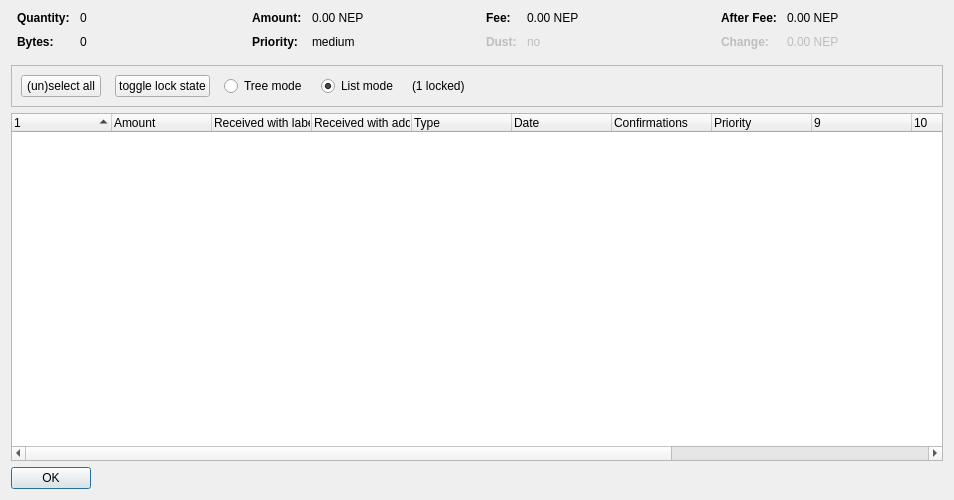
<?xml version="1.0" encoding="UTF-8"?>
<ui version="4.0">
 <class>CoinControlDialog</class>
 <widget class="QDialog" name="CoinControlDialog">
  <property name="geometry">
   <rect>
    <x>0</x>
    <y>0</y>
    <width>954</width>
    <height>500</height>
   </rect>
  </property>
  <property name="windowTitle">
   <string>Coin Selection</string>
  </property>
  <layout class="QVBoxLayout" name="verticalLayout">
   <item>
    <layout class="QHBoxLayout" name="horizontalLayoutTop" stretch="0,0,0,0">
     <property name="topMargin">
      <number>0</number>
     </property>
     <property name="bottomMargin">
      <number>10</number>
     </property>
     <item>
      <layout class="QFormLayout" name="formLayoutCoinControl1">
       <property name="horizontalSpacing">
        <number>10</number>
       </property>
       <property name="verticalSpacing">
        <number>10</number>
       </property>
       <property name="leftMargin">
        <number>6</number>
       </property>
       <property name="rightMargin">
        <number>6</number>
       </property>
       <item row="0" column="0">
        <widget class="QLabel" name="labelCoinControlQuantityText">
         <property name="font">
          <font>
           <weight>75</weight>
           <bold>true</bold>
          </font>
         </property>
         <property name="text">
          <string>Quantity:</string>
         </property>
        </widget>
       </item>
       <item row="0" column="1">
        <widget class="QLabel" name="labelCoinControlQuantity">
         <property name="cursor">
          <cursorShape>IBeamCursor</cursorShape>
         </property>
         <property name="contextMenuPolicy">
          <enum>Qt::ActionsContextMenu</enum>
         </property>
         <property name="text">
          <string notr="true">0</string>
         </property>
         <property name="textInteractionFlags">
          <set>Qt::LinksAccessibleByMouse|Qt::TextSelectableByKeyboard|Qt::TextSelectableByMouse</set>
         </property>
        </widget>
       </item>
       <item row="1" column="0">
        <widget class="QLabel" name="labelCoinControlBytesText">
         <property name="font">
          <font>
           <weight>75</weight>
           <bold>true</bold>
          </font>
         </property>
         <property name="text">
          <string>Bytes:</string>
         </property>
        </widget>
       </item>
       <item row="1" column="1">
        <widget class="QLabel" name="labelCoinControlBytes">
         <property name="cursor">
          <cursorShape>IBeamCursor</cursorShape>
         </property>
         <property name="contextMenuPolicy">
          <enum>Qt::ActionsContextMenu</enum>
         </property>
         <property name="text">
          <string notr="true">0</string>
         </property>
         <property name="textInteractionFlags">
          <set>Qt::LinksAccessibleByMouse|Qt::TextSelectableByKeyboard|Qt::TextSelectableByMouse</set>
         </property>
        </widget>
       </item>
      </layout>
     </item>
     <item>
      <layout class="QFormLayout" name="formLayoutCoinControl2">
       <property name="horizontalSpacing">
        <number>10</number>
       </property>
       <property name="verticalSpacing">
        <number>10</number>
       </property>
       <property name="leftMargin">
        <number>6</number>
       </property>
       <property name="rightMargin">
        <number>6</number>
       </property>
       <item row="0" column="0">
        <widget class="QLabel" name="labelCoinControlAmountText">
         <property name="font">
          <font>
           <weight>75</weight>
           <bold>true</bold>
          </font>
         </property>
         <property name="text">
          <string>Amount:</string>
         </property>
        </widget>
       </item>
       <item row="0" column="1">
        <widget class="QLabel" name="labelCoinControlAmount">
         <property name="cursor">
          <cursorShape>IBeamCursor</cursorShape>
         </property>
         <property name="contextMenuPolicy">
          <enum>Qt::ActionsContextMenu</enum>
         </property>
         <property name="text">
          <string notr="true">0.00 NEP</string>
         </property>
         <property name="textInteractionFlags">
          <set>Qt::LinksAccessibleByMouse|Qt::TextSelectableByKeyboard|Qt::TextSelectableByMouse</set>
         </property>
        </widget>
       </item>
       <item row="1" column="0">
        <widget class="QLabel" name="labelCoinControlPriorityText">
         <property name="font">
          <font>
           <weight>75</weight>
           <bold>true</bold>
          </font>
         </property>
         <property name="text">
          <string>Priority:</string>
         </property>
        </widget>
       </item>
       <item row="1" column="1">
        <widget class="QLabel" name="labelCoinControlPriority">
         <property name="cursor">
          <cursorShape>IBeamCursor</cursorShape>
         </property>
         <property name="contextMenuPolicy">
          <enum>Qt::ActionsContextMenu</enum>
         </property>
         <property name="text">
          <string>medium</string>
         </property>
         <property name="textInteractionFlags">
          <set>Qt::LinksAccessibleByMouse|Qt::TextSelectableByKeyboard|Qt::TextSelectableByMouse</set>
         </property>
        </widget>
       </item>
      </layout>
     </item>
     <item>
      <layout class="QFormLayout" name="formLayoutCoinControl3">
       <property name="horizontalSpacing">
        <number>10</number>
       </property>
       <property name="verticalSpacing">
        <number>10</number>
       </property>
       <property name="leftMargin">
        <number>6</number>
       </property>
       <property name="rightMargin">
        <number>6</number>
       </property>
       <item row="0" column="0">
        <widget class="QLabel" name="labelCoinControlFeeText">
         <property name="font">
          <font>
           <weight>75</weight>
           <bold>true</bold>
          </font>
         </property>
         <property name="text">
          <string>Fee:</string>
         </property>
        </widget>
       </item>
       <item row="0" column="1">
        <widget class="QLabel" name="labelCoinControlFee">
         <property name="cursor">
          <cursorShape>IBeamCursor</cursorShape>
         </property>
         <property name="contextMenuPolicy">
          <enum>Qt::ActionsContextMenu</enum>
         </property>
         <property name="text">
          <string notr="true">0.00 NEP</string>
         </property>
         <property name="textInteractionFlags">
          <set>Qt::LinksAccessibleByMouse|Qt::TextSelectableByKeyboard|Qt::TextSelectableByMouse</set>
         </property>
        </widget>
       </item>
       <item row="1" column="0">
        <widget class="QLabel" name="labelCoinControlLowOutputText">
         <property name="enabled">
          <bool>false</bool>
         </property>
         <property name="font">
          <font>
           <weight>75</weight>
           <bold>true</bold>
          </font>
         </property>
         <property name="text">
          <string>Dust:</string>
         </property>
        </widget>
       </item>
       <item row="1" column="1">
        <widget class="QLabel" name="labelCoinControlLowOutput">
         <property name="enabled">
          <bool>false</bool>
         </property>
         <property name="cursor">
          <cursorShape>IBeamCursor</cursorShape>
         </property>
         <property name="contextMenuPolicy">
          <enum>Qt::ActionsContextMenu</enum>
         </property>
         <property name="text">
          <string>no</string>
         </property>
         <property name="textInteractionFlags">
          <set>Qt::LinksAccessibleByMouse|Qt::TextSelectableByKeyboard|Qt::TextSelectableByMouse</set>
         </property>
        </widget>
       </item>
      </layout>
     </item>
     <item>
      <layout class="QFormLayout" name="formLayoutCoinControl4">
       <property name="horizontalSpacing">
        <number>10</number>
       </property>
       <property name="verticalSpacing">
        <number>10</number>
       </property>
       <property name="leftMargin">
        <number>6</number>
       </property>
       <property name="rightMargin">
        <number>6</number>
       </property>
       <item row="0" column="0">
        <widget class="QLabel" name="labelCoinControlAfterFeeText">
         <property name="font">
          <font>
           <weight>75</weight>
           <bold>true</bold>
          </font>
         </property>
         <property name="text">
          <string>After Fee:</string>
         </property>
        </widget>
       </item>
       <item row="0" column="1">
        <widget class="QLabel" name="labelCoinControlAfterFee">
         <property name="cursor">
          <cursorShape>IBeamCursor</cursorShape>
         </property>
         <property name="contextMenuPolicy">
          <enum>Qt::ActionsContextMenu</enum>
         </property>
         <property name="text">
          <string notr="true">0.00 NEP</string>
         </property>
         <property name="textInteractionFlags">
          <set>Qt::LinksAccessibleByMouse|Qt::TextSelectableByKeyboard|Qt::TextSelectableByMouse</set>
         </property>
        </widget>
       </item>
       <item row="1" column="0">
        <widget class="QLabel" name="labelCoinControlChangeText">
         <property name="enabled">
          <bool>false</bool>
         </property>
         <property name="font">
          <font>
           <weight>75</weight>
           <bold>true</bold>
          </font>
         </property>
         <property name="text">
          <string>Change:</string>
         </property>
        </widget>
       </item>
       <item row="1" column="1">
        <widget class="QLabel" name="labelCoinControlChange">
         <property name="enabled">
          <bool>false</bool>
         </property>
         <property name="cursor">
          <cursorShape>IBeamCursor</cursorShape>
         </property>
         <property name="contextMenuPolicy">
          <enum>Qt::ActionsContextMenu</enum>
         </property>
         <property name="text">
          <string notr="true">0.00 NEP</string>
         </property>
         <property name="textInteractionFlags">
          <set>Qt::LinksAccessibleByMouse|Qt::TextSelectableByKeyboard|Qt::TextSelectableByMouse</set>
         </property>
        </widget>
       </item>
      </layout>
     </item>
    </layout>
   </item>
   <item>
    <widget class="QFrame" name="frame">
     <property name="minimumSize">
      <size>
       <width>0</width>
       <height>40</height>
      </size>
     </property>
     <property name="frameShape">
      <enum>QFrame::StyledPanel</enum>
     </property>
     <property name="frameShadow">
      <enum>QFrame::Sunken</enum>
     </property>
     <layout class="QHBoxLayout" name="horizontalLayout">
      <item>
       <layout class="QHBoxLayout" name="horizontalLayoutPanel" stretch="0,0,0,0,0,0">
        <property name="spacing">
         <number>14</number>
        </property>
        <item>
         <widget class="QPushButton" name="pushButtonSelectAll">
          <property name="sizePolicy">
           <sizepolicy hsizetype="Maximum" vsizetype="Fixed">
            <horstretch>0</horstretch>
            <verstretch>0</verstretch>
           </sizepolicy>
          </property>
          <property name="text">
           <string>(un)select all</string>
          </property>
          <property name="autoDefault">
           <bool>false</bool>
          </property>
         </widget>
        </item>
        <item>
         <widget class="QPushButton" name="pushButtonToggleLock">
          <property name="sizePolicy">
           <sizepolicy hsizetype="Maximum" vsizetype="Fixed">
            <horstretch>0</horstretch>
            <verstretch>0</verstretch>
           </sizepolicy>
          </property>
          <property name="text">
           <string>toggle lock state</string>
          </property>
          <property name="autoDefault">
           <bool>false</bool>
          </property>
         </widget>
        </item>
        <item>
         <widget class="QRadioButton" name="radioTreeMode">
          <property name="sizePolicy">
           <sizepolicy hsizetype="Maximum" vsizetype="Fixed">
            <horstretch>0</horstretch>
            <verstretch>0</verstretch>
           </sizepolicy>
          </property>
          <property name="text">
           <string>Tree mode</string>
          </property>
         </widget>
        </item>
        <item>
         <widget class="QRadioButton" name="radioListMode">
          <property name="sizePolicy">
           <sizepolicy hsizetype="Maximum" vsizetype="Fixed">
            <horstretch>0</horstretch>
            <verstretch>0</verstretch>
           </sizepolicy>
          </property>
          <property name="text">
           <string>List mode</string>
          </property>
          <property name="checked">
           <bool>true</bool>
          </property>
         </widget>
        </item>
        <item>
         <widget class="QLabel" name="labelLocked">
          <property name="text">
           <string>(1 locked)</string>
          </property>
         </widget>
        </item>
        <item>
         <spacer name="horizontalSpacer">
          <property name="orientation">
           <enum>Qt::Horizontal</enum>
          </property>
          <property name="sizeHint" stdset="0">
           <size>
            <width>40</width>
            <height>20</height>
           </size>
          </property>
         </spacer>
        </item>
       </layout>
      </item>
     </layout>
    </widget>
   </item>
   <item>
    <widget class="CoinControlTreeWidget" name="treeWidget">
     <property name="contextMenuPolicy">
      <enum>Qt::CustomContextMenu</enum>
     </property>
     <property name="sortingEnabled">
      <bool>false</bool>
     </property>
     <property name="columnCount">
      <number>13</number>
     </property>
     <attribute name="headerShowSortIndicator" stdset="0">
      <bool>true</bool>
     </attribute>
     <attribute name="headerStretchLastSection">
      <bool>false</bool>
     </attribute>
     <column>
      <property name="text">
       <string/>
      </property>
     </column>
     <column>
      <property name="text">
       <string>Amount</string>
      </property>
     </column>
     <column>
      <property name="text">
       <string>Received with label</string>
      </property>
     </column>
     <column>
      <property name="text">
       <string>Received with address</string>
      </property>
     </column>
     <column>
      <property name="text">
	<string>Type</string>
      </property>
     </column>
     <column>
      <property name="text">	 
       <string>Date</string>
      </property>
     </column>
     <column>
      <property name="text">
       <string>Confirmations</string>
      </property>
      <property name="toolTip">
       <string>Confirmed</string>
      </property>
     </column>
     <column>
      <property name="text">
       <string>Priority</string>
      </property>
     </column>
     <column>
      <property name="text">
       <string/>
      </property>
     </column>
     <column>
      <property name="text">
       <string/>
      </property>
     </column>
     <column>
      <property name="text">
       <string/>
      </property>
     </column>
     <column>
      <property name="text">
       <string/>
      </property>
     </column>
     <column>
      <property name="text">
       <string/>
      </property>
     </column>
    </widget>
   </item>
   <item>
    <widget class="QDialogButtonBox" name="buttonBox">
     <property name="sizePolicy">
      <sizepolicy hsizetype="Maximum" vsizetype="Fixed">
       <horstretch>0</horstretch>
       <verstretch>0</verstretch>
      </sizepolicy>
     </property>
     <property name="orientation">
      <enum>Qt::Horizontal</enum>
     </property>
     <property name="standardButtons">
      <set>QDialogButtonBox::Ok</set>
     </property>
    </widget>
   </item>
  </layout>
 </widget>
 <customwidgets>
  <customwidget>
   <class>CoinControlTreeWidget</class>
   <extends>QTreeWidget</extends>
   <header>coincontroltreewidget.h</header>
  </customwidget>
 </customwidgets>
 <resources/>
 <connections/>
</ui>
